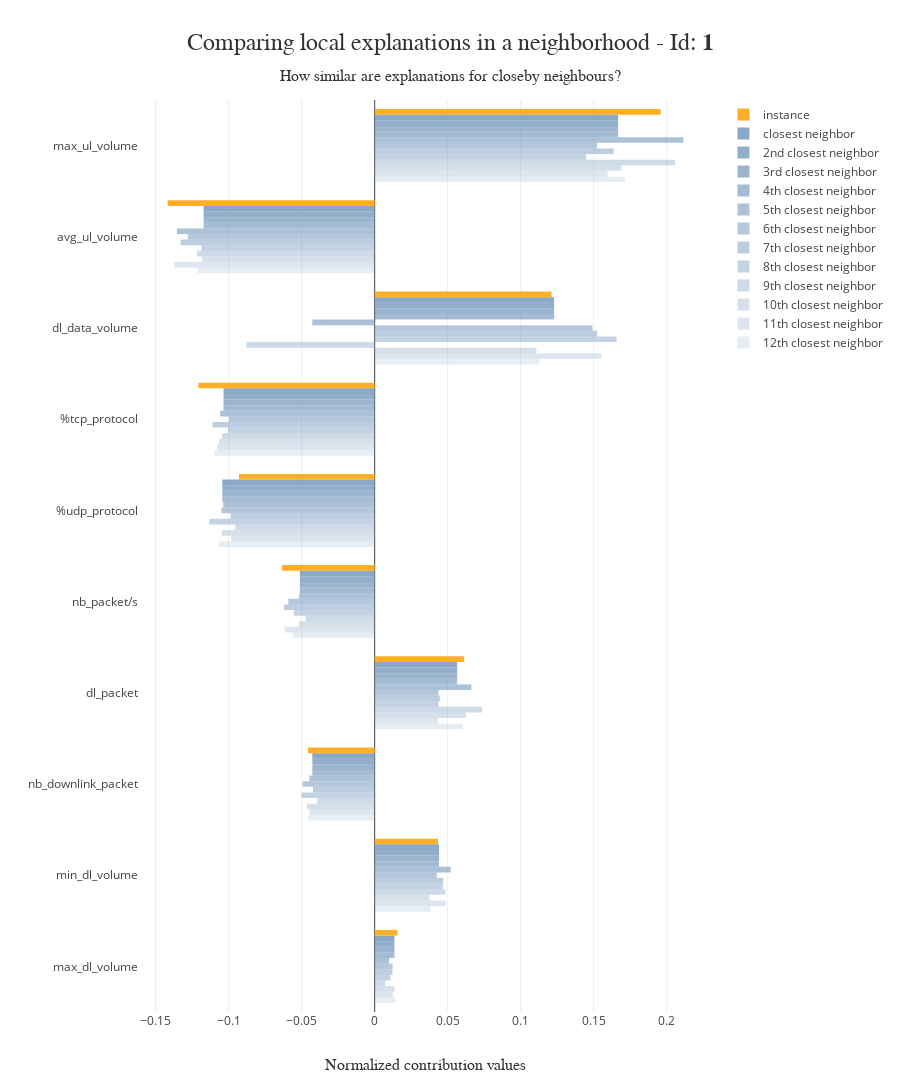

Source (notebook cell):
### Code cell
xpl.plot.local_neighbors_plot(index=1)

### Figure 1 — Plotly figure (JSON) as saved in the notebook; plotly's stock layout.template omitted (floating-point values rounded to 4 significant figures)
{"data": [{"marker": {"color": "rgba(117, 152, 189, 0.9)"}, "name": "12th closest neighbor", "opacity": 0.2, "orientation": "h", "type": "bar", "x": [0.01418, 0.0384, -0.04545, 0.06051, -0.05589, -0.1065, -0.1097, 0.1128, -0.1212, 0.1716], "y": ["max_dl_volume", "min_dl_volume", "nb_downlink_packet", "dl_packet", "nb_packet/s", "%udp_protocol", "%tcp_protocol", "dl_data_volume", "avg_ul_volume", "max_ul_volume"]}, {"marker": {"color": "rgba(117, 152, 189, 0.9)"}, "name": "11th closest neighbor", "opacity": 0.2667, "orientation": "h", "type": "bar", "x": [0.01256, 0.0488, -0.04474, 0.0433, -0.06164, -0.09829, -0.1081, 0.1553, -0.1374, 0.1595], "y": ["max_dl_volume", "min_dl_volume", "nb_downlink_packet", "dl_packet", "nb_packet/s", "%udp_protocol", "%tcp_protocol", "dl_data_volume", "avg_ul_volume", "max_ul_volume"]}, {"marker": {"color": "rgba(117, 152, 189, 0.9)"}, "name": "10th closest neighbor", "opacity": 0.3333, "orientation": "h", "type": "bar", "x": [0.01364, 0.03756, -0.04642, 0.06248, -0.05176, -0.1046, -0.1065, 0.1108, -0.1182, 0.1691], "y": ["max_dl_volume", "min_dl_volume", "nb_downlink_packet", "dl_packet", "nb_packet/s", "%udp_protocol", "%tcp_protocol", "dl_data_volume", "avg_ul_volume", "max_ul_volume"]}, {"marker": {"color": "rgba(117, 152, 189, 0.9)"}, "name": "9th closest neighbor", "opacity": 0.4, "orientation": "h", "type": "bar", "x": [0.007187, 0.04826, -0.03926, 0.07363, -0.04739, -0.09547, -0.1044, -0.08786, -0.1217, 0.2059], "y": ["max_dl_volume", "min_dl_volume", "nb_downlink_packet", "dl_packet", "nb_packet/s", "%udp_protocol", "%tcp_protocol", "dl_data_volume", "avg_ul_volume", "max_ul_volume"]}, {"marker": {"color": "rgba(117, 152, 189, 0.9)"}, "name": "8th closest neighbor", "opacity": 0.4667, "orientation": "h", "type": "bar", "x": [0.01084, 0.04668, -0.05005, 0.04371, -0.05533, -0.1133, -0.1006, 0.1657, -0.1187, 0.1449], "y": ["max_dl_volume", "min_dl_volume", "nb_downlink_packet", "dl_packet", "nb_packet/s", "%udp_protocol", "%tcp_protocol", "dl_data_volume", "avg_ul_volume", "max_ul_volume"]}, {"marker": {"color": "rgba(117, 152, 189, 0.9)"}, "name": "7th closest neighbor", "opacity": 0.5333, "orientation": "h", "type": "bar", "x": [0.01218, 0.04695, -0.04224, 0.04462, -0.06221, -0.09872, -0.111, 0.1524, -0.1329, 0.1637], "y": ["max_dl_volume", "min_dl_volume", "nb_downlink_packet", "dl_packet", "nb_packet/s", "%udp_protocol", "%tcp_protocol", "dl_data_volume", "avg_ul_volume", "max_ul_volume"]}, {"marker": {"color": "rgba(117, 152, 189, 0.9)"}, "name": "6th closest neighbor", "opacity": 0.6, "orientation": "h", "type": "bar", "x": [0.0122, 0.04254, -0.04933, 0.04365, -0.05911, -0.105, -0.09988, 0.1491, -0.128, 0.1523], "y": ["max_dl_volume", "min_dl_volume", "nb_downlink_packet", "dl_packet", "nb_packet/s", "%udp_protocol", "%tcp_protocol", "dl_data_volume", "avg_ul_volume", "max_ul_volume"]}, {"marker": {"color": "rgba(117, 152, 189, 0.9)"}, "name": "5th closest neighbor", "opacity": 0.6667, "orientation": "h", "type": "bar", "x": [0.009879, 0.05208, -0.04469, 0.06623, -0.05174, -0.1037, -0.1058, -0.04271, -0.1355, 0.2114], "y": ["max_dl_volume", "min_dl_volume", "nb_downlink_packet", "dl_packet", "nb_packet/s", "%udp_protocol", "%tcp_protocol", "dl_data_volume", "avg_ul_volume", "max_ul_volume"]}, {"marker": {"color": "rgba(117, 152, 189, 0.9)"}, "name": "4th closest neighbor", "opacity": 0.7333, "orientation": "h", "type": "bar", "x": [0.01357, 0.04407, -0.04269, 0.05651, -0.05122, -0.1044, -0.1035, 0.1229, -0.1172, 0.1668], "y": ["max_dl_volume", "min_dl_volume", "nb_downlink_packet", "dl_packet", "nb_packet/s", "%udp_protocol", "%tcp_protocol", "dl_data_volume", "avg_ul_volume", "max_ul_volume"]}, {"marker": {"color": "rgba(117, 152, 189, 0.9)"}, "name": "3rd closest neighbor", "opacity": 0.8, "orientation": "h", "type": "bar", "x": [0.01357, 0.04407, -0.04269, 0.05651, -0.05122, -0.1044, -0.1035, 0.1229, -0.1172, 0.1668], "y": ["max_dl_volume", "min_dl_volume", "nb_downlink_packet", "dl_packet", "nb_packet/s", "%udp_protocol", "%tcp_protocol", "dl_data_volume", "avg_ul_volume", "max_ul_volume"]}, {"marker": {"color": "rgba(117, 152, 189, 0.9)"}, "name": "2nd closest neighbor", "opacity": 0.8667, "orientation": "h", "type": "bar", "x": [0.01357, 0.04407, -0.04269, 0.05651, -0.05122, -0.1044, -0.1035, 0.1229, -0.1172, 0.1668], "y": ["max_dl_volume", "min_dl_volume", "nb_downlink_packet", "dl_packet", "nb_packet/s", "%udp_protocol", "%tcp_protocol", "dl_data_volume", "avg_ul_volume", "max_ul_volume"]}, {"marker": {"color": "rgba(117, 152, 189, 0.9)"}, "name": "closest neighbor", "opacity": 0.9333, "orientation": "h", "type": "bar", "x": [0.01357, 0.04407, -0.04269, 0.05651, -0.05122, -0.1044, -0.1035, 0.1229, -0.1172, 0.1668], "y": ["max_dl_volume", "min_dl_volume", "nb_downlink_packet", "dl_packet", "nb_packet/s", "%udp_protocol", "%tcp_protocol", "dl_data_volume", "avg_ul_volume", "max_ul_volume"]}, {"marker": {"color": "rgba(255, 166, 17, 0.9)"}, "name": "instance", "opacity": 1, "orientation": "h", "type": "bar", "x": [0.01564, 0.04347, -0.04566, 0.06136, -0.06357, -0.09293, -0.1208, 0.1212, -0.1418, 0.1959], "y": ["max_dl_volume", "min_dl_volume", "nb_downlink_packet", "dl_packet", "nb_packet/s", "%udp_protocol", "%tcp_protocol", "dl_data_volume", "avg_ul_volume", "max_ul_volume"]}], "layout": {"barmode": "group", "height": 1430, "hovermode": "closest", "legend": {"traceorder": "reversed"}, "title": {"font": {"color": "rgb(50, 50, 50)", "family": "Arial", "size": 24}, "pad": {"b": 50}, "text": "Comparing local explanations in a neighborhood - Id: <b>1</b><span style='font-size: 16px;'><br />How similar are explanations for closeby neighbours?</span>", "x": 0.5, "xanchor": "center", "yanchor": "bottom"}, "xaxis": {"automargin": true, "side": "bottom", "title": {"font": {"color": "rgb(50, 50, 50)", "family": "Arial Black", "size": 16}, "text": "Normalized contribution values"}}, "yaxis": {"automargin": true, "title": {"font": {"color": "rgb(50, 50, 50)", "family": "Arial Black", "size": 16}, "text": ""}}}}
